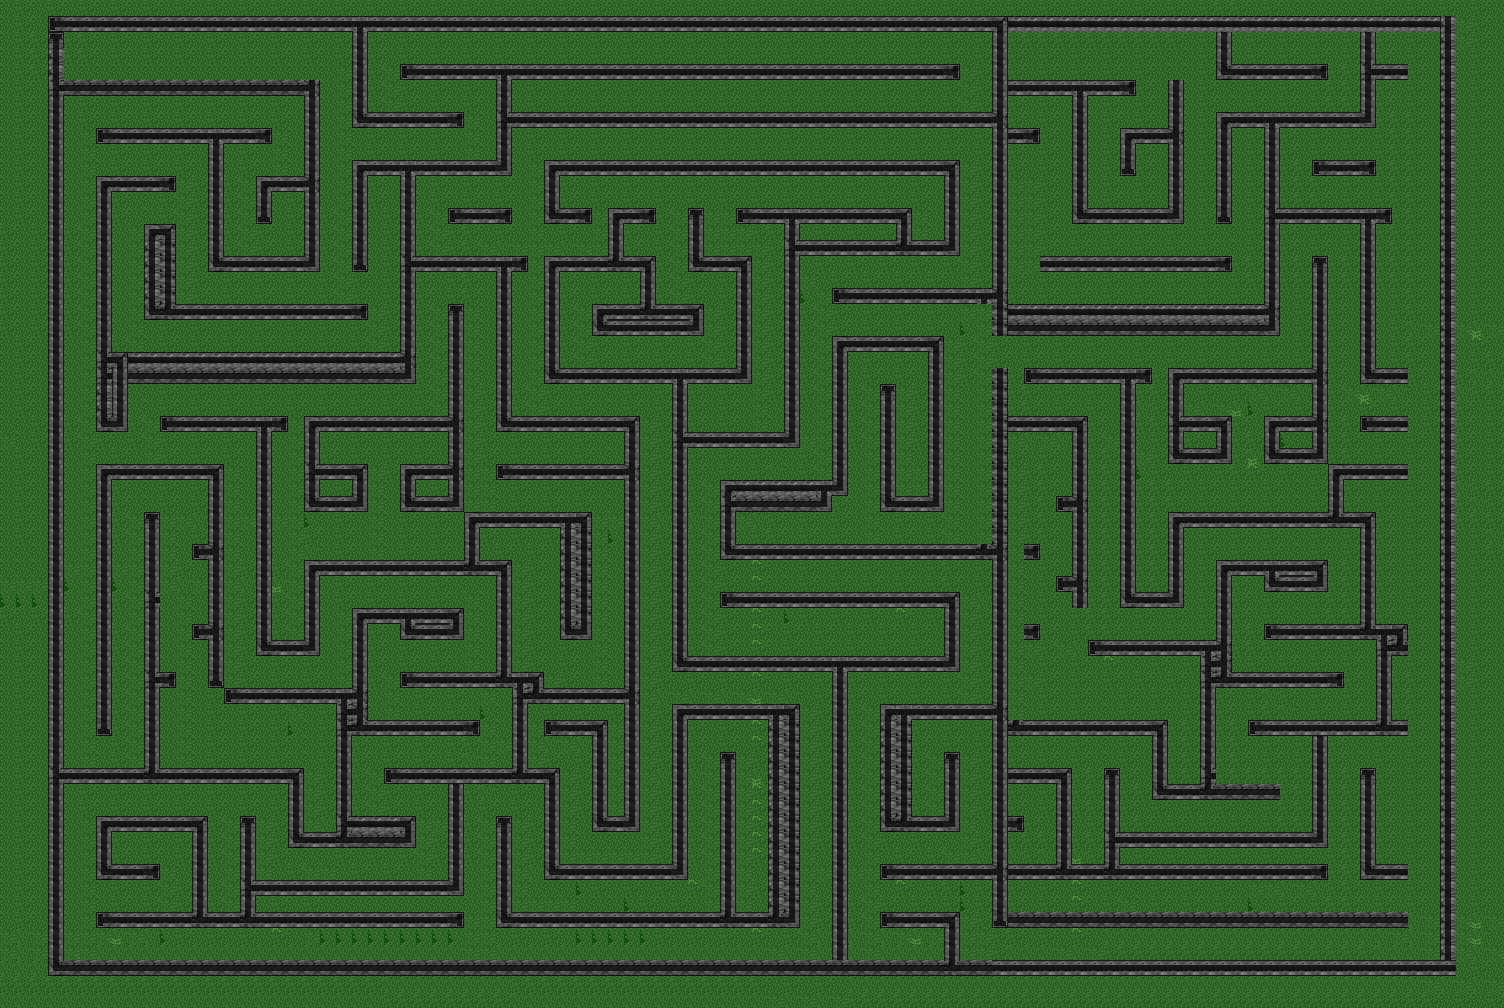

Rendered tile map (Tiled .tmx) drawn with the repository's tilesets; below, a short description and the map source with its tile grids summarised:
An orthogonal 94x63 tile map with 16x16 px tiles, 2 tile layers (background, foreground), 3 tilesets and 205 objects (2x blocker).

<map version="1.0" orientation="orthogonal" width="94" height="63" tilewidth="16" tileheight="16">
 <tileset firstgid="1" name="level_4" tilewidth="16" tileheight="16">
  <image source="map_tiles/level_4.png" width="960" height="960" />
 </tileset>
 <tileset firstgid="3601" name="components" tilewidth="16" tileheight="16">
  <image source="map_tiles/components.png" width="80" height="64" />
 </tileset>
 <tileset firstgid="3621" name="grass" tilewidth="16" tileheight="16">
  <image source="map_tiles/grass.png" width="656" height="580" />
 </tileset>
 <layer name="background" width="94" height="63">
  <data>[5922 cells, 5922 non-empty, 36 distinct tile ids]</data>
 </layer>
 <layer name="foreground" width="94" height="63">
  <data>[5922 cells, 5149 non-empty, 3071 distinct tile ids]</data>
 </layer>
 <objectgroup name="collision" width="94" height="63" visible="0">
  <object x="49" y="16" width="1406" height="11">
   <properties>
    <property name="blocker" value="" />
   </properties>
  </object>
  <object x="49" y="37" width="11" height="938">
   <properties>
    <property name="blocker" value="" />
   </properties>
  </object>
  <object x="64" y="82" width="253" height="10">
   <properties>
    <property name="blocker" value="" />
   </properties>
  </object>
  <object x="307" y="96" width="11" height="172">
   <properties>
    <property name="blocker" value="" />
   </properties>
  </object>
  <object x="212" y="260" width="102" height="7">
   <properties>
    <property name="blocker" value="" />
   </properties>
  </object>
  <object x="102" y="132" width="167" height="7">
   <properties>
    <property name="blocker" value="" />
   </properties>
  </object>
  <object x="211" y="141" width="10" height="123">
   <properties>
    <property name="blocker" value="" />
   </properties>
  </object>
  <object x="260" y="179" width="46" height="9">
   <properties>
    <property name="blocker" value="" />
   </properties>
  </object>
  <object x="259" y="193" width="10" height="29">
   <properties>
    <property name="blocker" value="" />
   </properties>
  </object>
  <object x="99" y="179" width="73" height="9">
   <properties>
    <property name="blocker" value="" />
   </properties>
  </object>
  <object x="99" y="192" width="8" height="235">
   <properties>
    <property name="blocker" value="" />
   </properties>
  </object>
  <object x="110" y="356" width="302" height="23">
   <properties>
    <property name="blocker" value="" />
   </properties>
  </object>
  <object x="150" y="229" width="22" height="85">
   <properties>
    <property name="blocker" value="" />
   </properties>
  </object>
  <object x="171" y="308" width="192" height="9">
   <properties>
    <property name="blocker" value="" />
   </properties>
  </object>
  <object x="110" y="387" width="13" height="41">
   <properties>
    <property name="blocker" value="" />
   </properties>
  </object>
  <object x="403" y="67" width="553" height="8">
   <properties>
    <property name="blocker" value="" />
   </properties>
  </object>
  <object x="356" y="33" width="8" height="91">
   <properties>
    <property name="blocker" value="" />
   </properties>
  </object>
  <object x="365" y="116" width="94" height="8">
   <properties>
    <property name="blocker" value="" />
   </properties>
  </object>
  <object x="500" y="81" width="8" height="91">
   <properties>
    <property name="blocker" value="" />
   </properties>
  </object>
  <object x="356" y="164" width="146" height="8">
   <properties>
    <property name="blocker" value="" />
   </properties>
  </object>
  <object x="356" y="177" width="10" height="93">
   <properties>
    <property name="blocker" value="" />
   </properties>
  </object>
  <object x="404" y="176" width="8" height="178">
   <properties>
    <property name="blocker" value="" />
   </properties>
  </object>
  <object x="511" y="115" width="486" height="9">
   <properties>
    <property name="blocker" value="" />
   </properties>
  </object>
  <object x="548" y="163" width="407" height="8">
   <properties>
    <property name="blocker" value="" />
   </properties>
  </object>
  <object x="548" y="177" width="8" height="44">
   <properties>
    <property name="blocker" value="" />
   </properties>
  </object>
  <object x="550" y="211" width="38" height="10">
   <properties>
    <property name="blocker" value="" />
   </properties>
  </object>
  <object x="612" y="213" width="40" height="7">
   <properties>
    <property name="blocker" value="" />
   </properties>
  </object>
  <object x="611" y="223" width="10" height="48">
   <properties>
    <property name="blocker" value="" />
   </properties>
  </object>
  <object x="548" y="261" width="104" height="8">
   <properties>
    <property name="blocker" value="" />
   </properties>
  </object>
  <object x="452" y="212" width="57" height="10">
   <properties>
    <property name="blocker" value="" />
   </properties>
  </object>
  <object x="416" y="261" width="110" height="8">
   <properties>
    <property name="blocker" value="" />
   </properties>
  </object>
  <object x="499" y="274" width="9" height="153">
   <properties>
    <property name="blocker" value="" />
   </properties>
  </object>
  <object x="691" y="213" width="9" height="55">
   <properties>
    <property name="blocker" value="" />
   </properties>
  </object>
  <object x="740" y="211" width="169" height="11">
   <properties>
    <property name="blocker" value="" />
   </properties>
  </object>
  <object x="945" y="175" width="11" height="77">
   <properties>
    <property name="blocker" value="" />
   </properties>
  </object>
  <object x="788" y="244" width="155" height="8">
   <properties>
    <property name="blocker" value="" />
   </properties>
  </object>
  <object x="787" y="227" width="9" height="218">
   <properties>
    <property name="blocker" value="" />
   </properties>
  </object>
  <object x="676" y="435" width="110" height="9">
   <properties>
    <property name="blocker" value="" />
   </properties>
  </object>
  <object x="547" y="273" width="10" height="108">
   <properties>
    <property name="blocker" value="" />
   </properties>
  </object>
  <object x="551" y="372" width="199" height="7">
   <properties>
    <property name="blocker" value="" />
   </properties>
  </object>
  <object x="695" y="260" width="53" height="8" />
  <object x="739" y="265" width="9" height="111">
   <properties>
    <property name="blocker" value="" />
   </properties>
  </object>
  <object x="675" y="381" width="10" height="288">
   <properties>
    <property name="blocker" value="" />
   </properties>
  </object>
  <object x="679" y="659" width="279" height="9">
   <properties>
    <property name="blocker" value="" />
   </properties>
  </object>
  <object x="724" y="595" width="233" height="10">
   <properties>
    <property name="blocker" value="" />
   </properties>
  </object>
  <object x="945" y="598" width="11" height="61">
   <properties>
    <property name="blocker" value="" />
   </properties>
  </object>
  <object x="501" y="420" width="137" height="9">
   <properties>
    <property name="blocker" value="" />
   </properties>
  </object>
  <object x="627" y="422" width="9" height="407">
   <properties>
    <property name="blocker" value="" />
   </properties>
  </object>
  <object x="597" y="819" width="36" height="9">
   <properties>
    <property name="blocker" value="" />
   </properties>
  </object>
  <object x="596" y="726" width="8" height="97">
   <properties>
    <property name="blocker" value="" />
   </properties>
  </object>
  </objectgroup>
 <objectgroup name="player" width="94" height="63" visible="0">
  <!-- 12 objects omitted --></objectgroup>
 <objectgroup name="flags" width="94" height="63" visible="0">
  <!-- 6 objects omitted --></objectgroup>
</map>
<!-- 155 of 205 objects omitted -->
